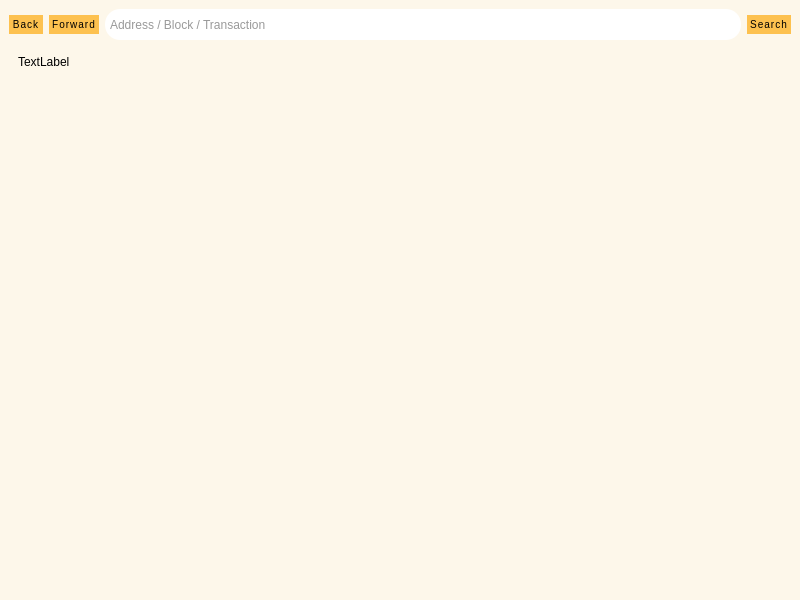
<?xml version="1.0" encoding="UTF-8"?>
<ui version="4.0">
 <class>BlockExplorer</class>
 <widget class="QMainWindow" name="BlockExplorer">
  <property name="geometry">
   <rect>
    <x>0</x>
    <y>0</y>
    <width>800</width>
    <height>600</height>
   </rect>
  </property>
  <property name="windowTitle">
   <string>LiteGenX Blockchain Explorer</string>
  </property>
  <property name="styleSheet">
   <string notr="true">background: #fdf7ea;</string>
  </property>
  <widget class="QWidget" name="centralwidget">
   <property name="styleSheet">
    <string notr="true"/>
   </property>
   <layout class="QVBoxLayout" name="verticalLayout">
    <item>
     <layout class="QHBoxLayout" name="horizontalLayout">
      <property name="sizeConstraint">
       <enum>QLayout::SetMinimumSize</enum>
      </property>
      <item>
       <widget class="QPushButton" name="back">
        <property name="styleSheet">
         <string notr="true">QPushButton {
  background-color: #fdc14f;
  padding: 3px;
  letter-spacing: 1px;
  color: #000000;
  font-size: 10px;
  border-radius: 20px;
}
QPushButton:hover {
  background-color: #fb9803;
}
QPushButton:focus {
  border: none;
  outline: none;
}
QPushButton:pressed {
  border: 1px solid #ff7300;
}

QPushButton:disabled {
  border: 1px solid #aaaaaa;
  background-color: #bbbbbb;
}</string>
        </property>
        <property name="text">
         <string>Back</string>
        </property>
        <property name="icon">
         <iconset>
          <normaloff>:/icons/back</normaloff>:/icons/back</iconset>
        </property>
        <property name="flat">
         <bool>false</bool>
        </property>
       </widget>
      </item>
      <item>
       <widget class="QPushButton" name="forward">
        <property name="styleSheet">
         <string notr="true">QPushButton {
  background-color: #fdc14f;
  padding: 3px;
  letter-spacing: 1px;
  color: #000000;
  font-size: 10px;
  border-radius: 20px;
}
QPushButton:hover {
  background-color: #fb9803;
}
QPushButton:focus {
  border: none;
  outline: none;
}
QPushButton:pressed {
  border: 1px solid #ff7300;
}

QPushButton:disabled {
  border: 1px solid #aaaaaa;
  background-color: #bbbbbb;
}</string>
        </property>
        <property name="text">
         <string>Forward</string>
        </property>
        <property name="icon">
         <iconset>
          <normaloff>:/icons/forward</normaloff>:/icons/forward</iconset>
        </property>
       </widget>
      </item>
      <item>
       <widget class="QLineEdit" name="searchBox">
        <property name="sizePolicy">
         <sizepolicy hsizetype="Expanding" vsizetype="Fixed">
          <horstretch>5</horstretch>
          <verstretch>0</verstretch>
         </sizepolicy>
        </property>
        <property name="minimumSize">
         <size>
          <width>0</width>
          <height>31</height>
         </size>
        </property>
        <property name="styleSheet">
         <string notr="true">QValidatedLineEdit,
QLineEdit,
QTextEdit {
  font-size: 12px;
  min-height: 25px;
  outline: 0;
  padding: 3px;
  border: 1px;
  color: #333;
 background-color: #ffffff;
  border-radius: 15px;
}

QValidatedLineEdit: !focus {
  color: #333;
  background-color: #e7e7e7;
}

QLineEdit: !focus {
  color: #333;
  background-color: #e7e7e7;
}

QTextEdit: !focus {
  color: #333;
  background-color: #e7e7e7;
}

/* .QValidatedLineEdit:checked, .QLineEdit:checked */

QValidatedLineEdit:disabled,
.QLineEdit:disabled,
.QTextEdit:disabled {
  color: #333;
  background-color: #f2f2f2;
}

.QPlainTextEdit {
  background-color: #f2f2f2;
}</string>
        </property>
        <property name="inputMask">
         <string/>
        </property>
        <property name="text">
         <string/>
        </property>
        <property name="placeholderText">
         <string>Address / Block / Transaction</string>
        </property>
       </widget>
      </item>
      <item>
       <widget class="QPushButton" name="pushSearch">
        <property name="sizePolicy">
         <sizepolicy hsizetype="Minimum" vsizetype="Fixed">
          <horstretch>0</horstretch>
          <verstretch>0</verstretch>
         </sizepolicy>
        </property>
        <property name="minimumSize">
         <size>
          <width>0</width>
          <height>0</height>
         </size>
        </property>
        <property name="maximumSize">
         <size>
          <width>16777215</width>
          <height>16777215</height>
         </size>
        </property>
        <property name="styleSheet">
         <string notr="true">QPushButton {
  background-color: #fdc14f;
  padding: 3px;
  letter-spacing: 1px;
  color: #000000;
  font-size: 10px;
  border-radius: 20px;
}
QPushButton:hover {
  background-color: #fb9803;
}
QPushButton:focus {
  border: none;
  outline: none;
}
QPushButton:pressed {
  border: 1px solid #ff7300;
}

QPushButton:disabled {
  border: 1px solid #aaaaaa;
  background-color: #bbbbbb;
}</string>
        </property>
        <property name="text">
         <string>Search</string>
        </property>
        <property name="autoDefault">
         <bool>false</bool>
        </property>
        <property name="default">
         <bool>false</bool>
        </property>
        <property name="flat">
         <bool>false</bool>
        </property>
       </widget>
      </item>
     </layout>
    </item>
    <item>
     <widget class="QScrollArea" name="scrollArea">
      <property name="styleSheet">
       <string notr="true">border:0;
background-color: transparent;</string>
      </property>
      <property name="widgetResizable">
       <bool>true</bool>
      </property>
      <widget class="QWidget" name="scrollAreaWidgetContents">
       <property name="geometry">
        <rect>
         <x>0</x>
         <y>0</y>
         <width>782</width>
         <height>499</height>
        </rect>
       </property>
       <layout class="QHBoxLayout" name="horizontalLayout_2">
        <item>
         <widget class="QLabel" name="content">
          <property name="sizePolicy">
           <sizepolicy hsizetype="Preferred" vsizetype="Expanding">
            <horstretch>0</horstretch>
            <verstretch>0</verstretch>
           </sizepolicy>
          </property>
          <property name="text">
           <string>TextLabel</string>
          </property>
          <property name="textFormat">
           <enum>Qt::RichText</enum>
          </property>
          <property name="alignment">
           <set>Qt::AlignLeading|Qt::AlignLeft|Qt::AlignTop</set>
          </property>
          <property name="textInteractionFlags">
           <set>Qt::LinksAccessibleByMouse|Qt::TextSelectableByMouse</set>
          </property>
         </widget>
        </item>
       </layout>
      </widget>
     </widget>
    </item>
   </layout>
  </widget>
  <widget class="QMenuBar" name="menubar">
   <property name="geometry">
    <rect>
     <x>0</x>
     <y>0</y>
     <width>800</width>
     <height>22</height>
    </rect>
   </property>
  </widget>
  <widget class="QStatusBar" name="statusbar"/>
 </widget>
 <resources>
  <include location="../litegenx.qrc"/>
 </resources>
 <connections/>
</ui>
